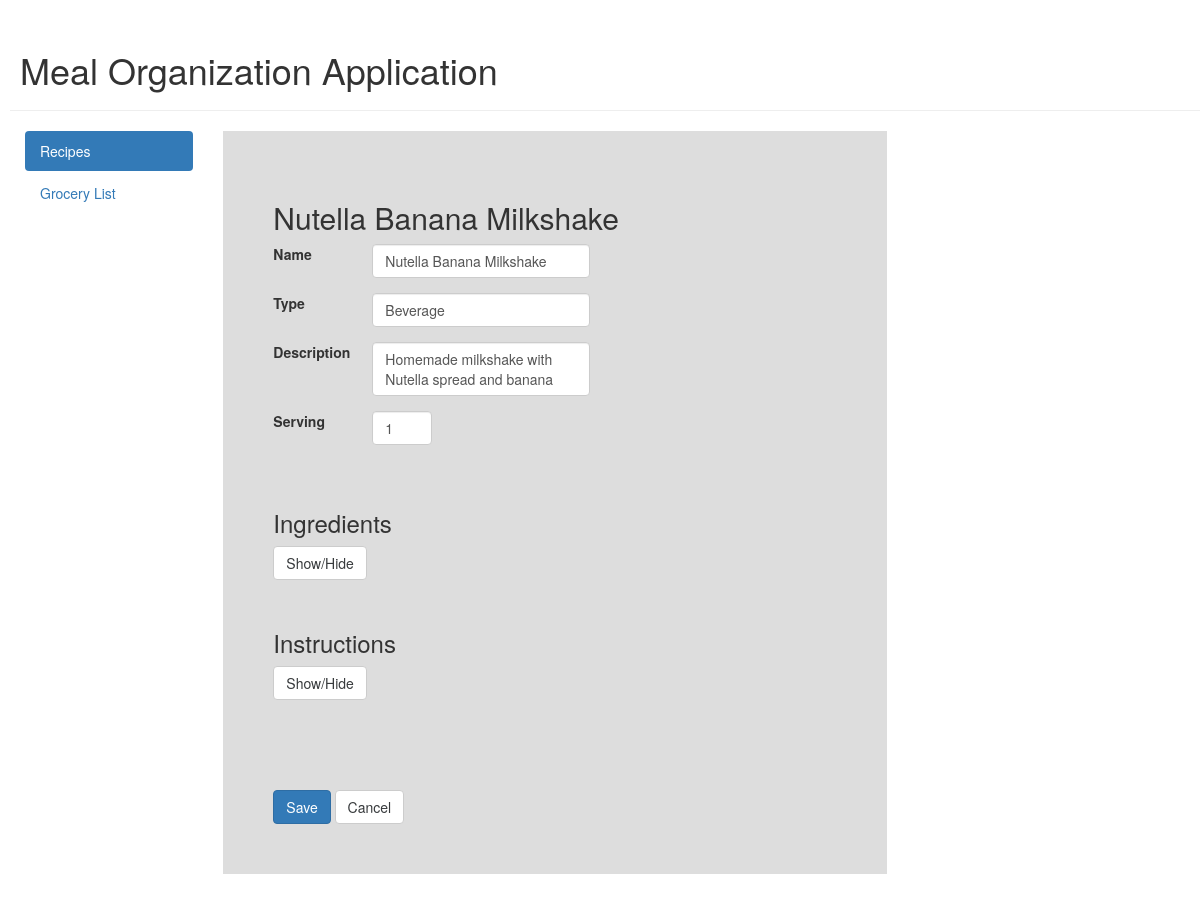
Page /edit_recipe.php?id=3 on the earlier database version.
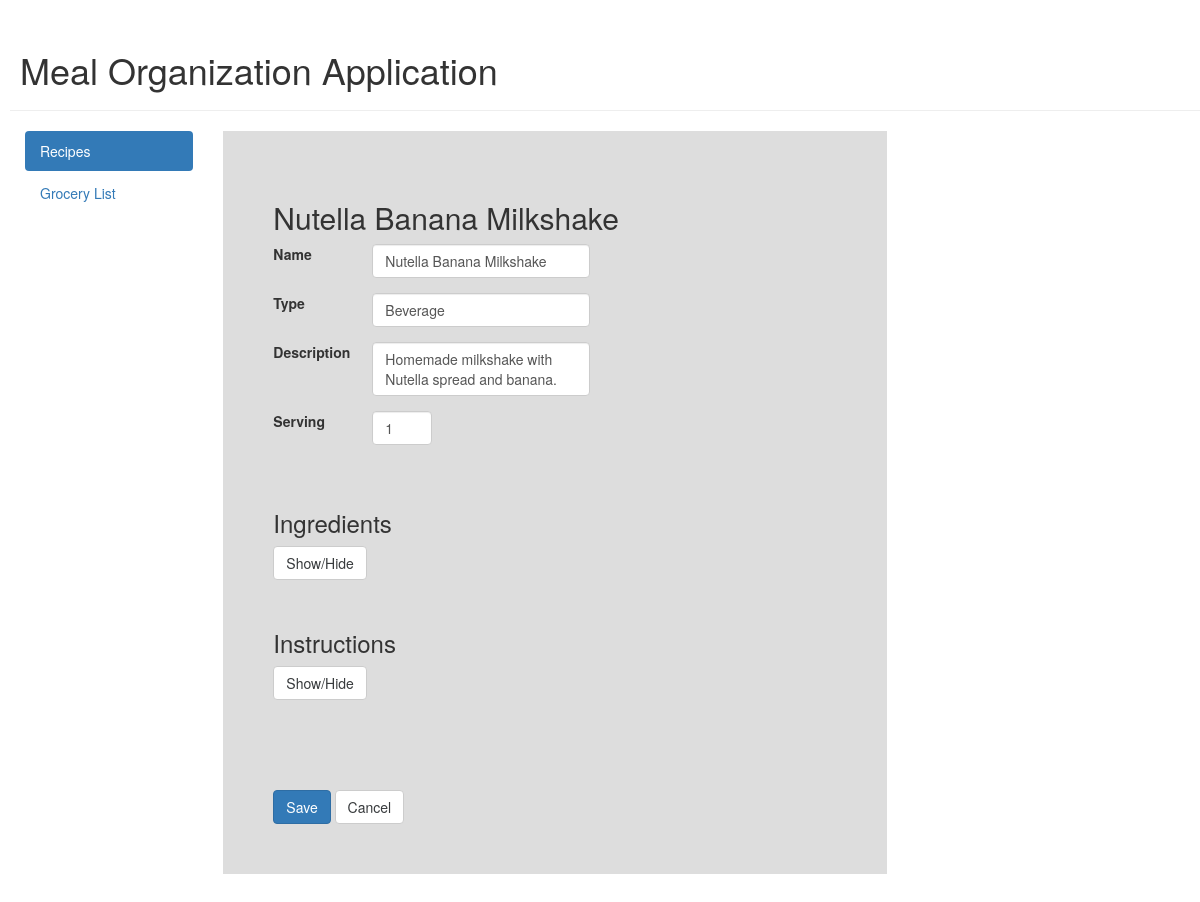
Same page on the later database version.
### tables this page shows
CREATE TABLE `recipes` (
  `id` int(11) NOT NULL,
  `name` varchar(255) NOT NULL,
  `type` varchar(255) DEFAULT NULL,
  `descr` varchar(255) DEFAULT NULL,
  `serving` int(11) NOT NULL
);

### classes/Database.php (called while the page is built, shortened)
<?php
  class Database
  {
    private $db;
    private $query;
    private $statement;
    public function __construct()
    {
      $this->db = new mysqli(self::HOST, self::USER, self::PASS, self::BASE);
    }
    public function query($query, $parameters = null)
    {
      if(empty($this->query) || $this->query !== $query)
      {
        $this->query = $query;
        $this->statement = $this->db->prepare($this->query);
      }
      if(!empty($parameters))
      {
        call_user_func_array(array($this->statement, 'bind_param'), $parameters);
      }
      if(empty($this->statement))
      {
        $this->error("Invalid SQL with query: $query");
      }
      else
      {
        $this->statement->execute();
      }
    }
    public function fetch()
    {
      $this->result = array();
      $result = $this->statement->get_result();
      if(!empty($result))
      {
        while($record = $result->fetch_array(MYSQLI_ASSOC))
        {
          $this->result[] = $record;
        }
      }
      return $this->result;
    }
  }
?>

### templates/ingredient_list.php (the view, shortened to what this page needs)
<?php
  include_once('../classes/Database.php');
  echo '<h3>Ingredients</h3>';
  echo '<button type="button" id="ing_button" class="btn btn-secondary">Show/Hide</button>';
  echo '<p>&nbsp;</p>';
?>

### templates/meal_info.php
<?php
  include_once('../classes/Database.php');
  $query = 'SELECT name, type, descr, serving
            FROM recipes
            WHERE id = ?';
  $params = array('i', &$id);
  $db->query($query, $params);
  $result = $db->fetch();
  $recipname = $result[0]["name"];
  $reciptype = $result[0]["type"];
  $recipdesc = $result[0]["descr"];
  $recipserving = $result[0]["serving"];
  echo '<h2>' . $recipname . '</h2>';
  echo '<div class="form-group row">
          <label for="recipname" class="col-sm-2 col-form-label">Name</label>
          <div class="col-sm-5">
            <input type="text" class="form-control" name="recipname" id="recipname" value="' . $recipname . '">
          </div>
        </div>
        <div class="form-group row">
          <label for="reciptype" class="col-sm-2 col-form-label">Type</label>
          <div class="col-sm-5">
            <input type="text" class="form-control" name="reciptype" id="reciptype" value="' . $reciptype . '">
          </div>
        </div>
        <div class="form-group row">
          <label for="recipdesc" class="col-sm-2 col-form-label">Description</label>
          <div class="col-sm-5">
            <textarea class="form-control" name="recipdesc" id="recipdesc">' . $recipdesc . '</textarea>
          </div>
        </div>
        <div class="form-group row">
          <label for="recipserving" class="col-sm-2 col-form-label">Serving</label>
          <div class="col-sm-4">
            <input type="number" class="form-control" name="recipserving" id="recipserving" value="' . $recipserving . '" min="1", max="10">
          </div>
        </div>';
  echo '<p>&nbsp;</p>';
?>

Differences in the rows shown:
changed recipes "Nutella Banana Milkshake": recipdesc "Homemade milkshake with Nutella spread and banana" → "Homemade milkshake with Nutella spread and banana."
